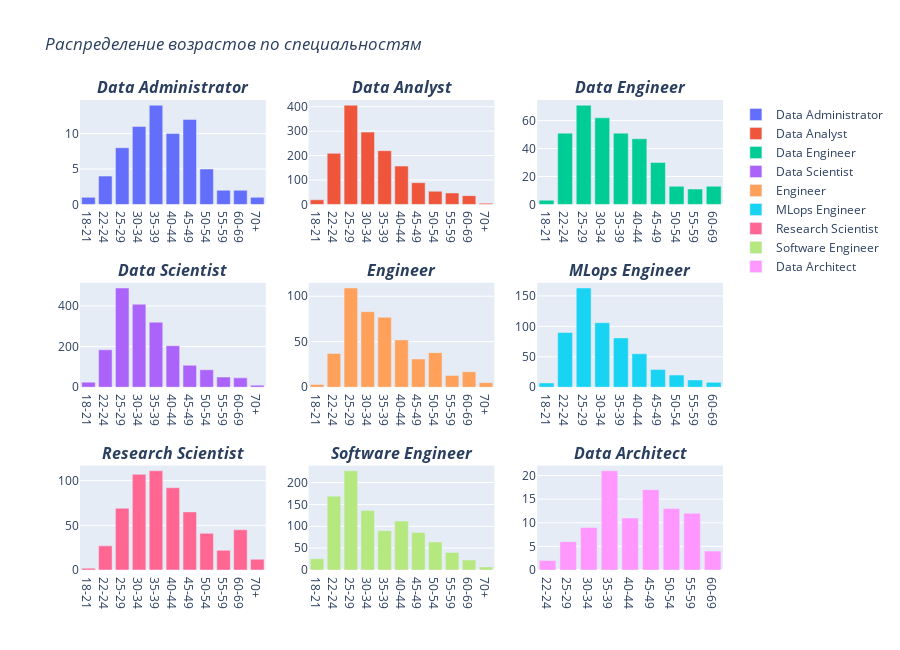

This figure's notebook cell:
### Markdown cell above
## Задание 4
Используя библиотеку plotly, построй столбцовую диаграмму (Bar plot) на распределение респондентов по возрасту по
специальностям Data Administrator, Data Analyst, Data Engineer, Data Scientist, Engineer, MLops Engineer, 
Research Scientist, Software Engineer, Data Architect

### Code cell
from plotly.subplots import make_subplots 
import plotly.graph_objects as go
r = ['Data Administrator', 'Data Analyst', 'Data Engineer', 'Data Scientist', 'Engineer', 'MLops Engineer', 'Research Scientist', 'Software Engineer', 'Data Architect']
c = []
for i in r: c.append('<i><b>' + i + '<b><i>')
fig = make_subplots(rows=3, cols=3, subplot_titles = c)

labels = []
values = []
data_for_bar_plot = data_without_question[['Q2','Q23']].dropna().copy()
data_for_bar_plot.loc[data_for_bar_plot['Q23'] == 'Machine Learning/ MLops Engineer', 'Q23'] = 'MLops Engineer'
for i in r:
    labels1 = data_for_bar_plot.loc[data_for_bar_plot['Q23'].str.startswith(i), "Q2"].value_counts()
    values.append(sorted(data_for_bar_plot.loc[data_for_bar_plot['Q23'].str.startswith(i), "Q2"].value_counts().index.tolist()))
    labels.append(labels1.sort_index().tolist())

fig.add_trace(go.Bar(x=values[0], y=labels[0], name=r[0]), row=1, col=1)
fig.add_trace(go.Bar(x=values[1], y=labels[1], name=r[1]), row=1, col=2)
fig.add_trace(go.Bar(x=values[2], y=labels[2], name=r[2]), row=1, col=3)
fig.add_trace(go.Bar(x=values[3], y=labels[3], name=r[3]), row=2, col=1)
fig.add_trace(go.Bar(x=values[4], y=labels[4], name=r[4]), row=2, col=2)
fig.add_trace(go.Bar(x=values[5], y=labels[5], name=r[5]), row=2, col=3)
fig.add_trace(go.Bar(x=values[6], y=labels[6], name=r[6]), row=3, col=1)
fig.add_trace(go.Bar(x=values[7], y=labels[7], name=r[7]), row=3, col=2)
fig.add_trace(go.Bar(x=values[8], y=labels[8], name=r[8]), row=3, col=3)

fig.update_layout(height=650, width=900, title_text="<i>Распределение возрастов по специальностям<i>")

### Figure 1 — Plotly figure (JSON) as saved in the notebook; plotly's stock layout.template omitted (floating-point values rounded to 4 significant figures)
{"data": [{"name": "Data Administrator", "type": "bar", "x": ["18-21", "22-24", "25-29", "30-34", "35-39", "40-44", "45-49", "50-54", "55-59", "60-69", "70+"], "xaxis": "x", "y": [1, 4, 8, 11, 14, 10, 12, 5, 2, 2, 1], "yaxis": "y"}, {"name": "Data Analyst", "type": "bar", "x": ["18-21", "22-24", "25-29", "30-34", "35-39", "40-44", "45-49", "50-54", "55-59", "60-69", "70+"], "xaxis": "x2", "y": [19, 209, 406, 296, 220, 157, 89, 54, 47, 36, 5], "yaxis": "y2"}, {"name": "Data Engineer", "type": "bar", "x": ["18-21", "22-24", "25-29", "30-34", "35-39", "40-44", "45-49", "50-54", "55-59", "60-69"], "xaxis": "x3", "y": [3, 51, 71, 62, 51, 47, 30, 13, 11, 13], "yaxis": "y3"}, {"name": "Data Scientist", "type": "bar", "x": ["18-21", "22-24", "25-29", "30-34", "35-39", "40-44", "45-49", "50-54", "55-59", "60-69", "70+"], "xaxis": "x4", "y": [25, 184, 488, 408, 320, 204, 108, 86, 50, 46, 10], "yaxis": "y4"}, {"name": "Engineer", "type": "bar", "x": ["18-21", "22-24", "25-29", "30-34", "35-39", "40-44", "45-49", "50-54", "55-59", "60-69", "70+"], "xaxis": "x5", "y": [3, 37, 109, 83, 77, 52, 31, 38, 13, 17, 5], "yaxis": "y5"}, {"name": "MLops Engineer", "type": "bar", "x": ["18-21", "22-24", "25-29", "30-34", "35-39", "40-44", "45-49", "50-54", "55-59", "60-69"], "xaxis": "x6", "y": [7, 90, 163, 106, 81, 55, 29, 20, 12, 8], "yaxis": "y6"}, {"name": "Research Scientist", "type": "bar", "x": ["18-21", "22-24", "25-29", "30-34", "35-39", "40-44", "45-49", "50-54", "55-59", "60-69", "70+"], "xaxis": "x7", "y": [2, 27, 69, 107, 111, 92, 65, 41, 22, 45, 12], "yaxis": "y7"}, {"name": "Software Engineer", "type": "bar", "x": ["18-21", "22-24", "25-29", "30-34", "35-39", "40-44", "45-49", "50-54", "55-59", "60-69", "70+"], "xaxis": "x8", "y": [26, 169, 227, 136, 90, 112, 86, 64, 40, 23, 7], "yaxis": "y8"}, {"name": "Data Architect", "type": "bar", "x": ["22-24", "25-29", "30-34", "35-39", "40-44", "45-49", "50-54", "55-59", "60-69"], "xaxis": "x9", "y": [2, 6, 9, 21, 11, 17, 13, 12, 4], "yaxis": "y9"}], "layout": {"annotations": [{"font": {"size": 16}, "showarrow": false, "text": "<i><b>Data Administrator<b><i>", "x": 0.1444, "xanchor": "center", "xref": "paper", "y": 1, "yanchor": "bottom", "yref": "paper"}, {"font": {"size": 16}, "showarrow": false, "text": "<i><b>Data Analyst<b><i>", "x": 0.5, "xanchor": "center", "xref": "paper", "y": 1, "yanchor": "bottom", "yref": "paper"}, {"font": {"size": 16}, "showarrow": false, "text": "<i><b>Data Engineer<b><i>", "x": 0.8556, "xanchor": "center", "xref": "paper", "y": 1, "yanchor": "bottom", "yref": "paper"}, {"font": {"size": 16}, "showarrow": false, "text": "<i><b>Data Scientist<b><i>", "x": 0.1444, "xanchor": "center", "xref": "paper", "y": 0.6111, "yanchor": "bottom", "yref": "paper"}, {"font": {"size": 16}, "showarrow": false, "text": "<i><b>Engineer<b><i>", "x": 0.5, "xanchor": "center", "xref": "paper", "y": 0.6111, "yanchor": "bottom", "yref": "paper"}, {"font": {"size": 16}, "showarrow": false, "text": "<i><b>MLops Engineer<b><i>", "x": 0.8556, "xanchor": "center", "xref": "paper", "y": 0.6111, "yanchor": "bottom", "yref": "paper"}, {"font": {"size": 16}, "showarrow": false, "text": "<i><b>Research Scientist<b><i>", "x": 0.1444, "xanchor": "center", "xref": "paper", "y": 0.2222, "yanchor": "bottom", "yref": "paper"}, {"font": {"size": 16}, "showarrow": false, "text": "<i><b>Software Engineer<b><i>", "x": 0.5, "xanchor": "center", "xref": "paper", "y": 0.2222, "yanchor": "bottom", "yref": "paper"}, {"font": {"size": 16}, "showarrow": false, "text": "<i><b>Data Architect<b><i>", "x": 0.8556, "xanchor": "center", "xref": "paper", "y": 0.2222, "yanchor": "bottom", "yref": "paper"}], "height": 650, "title": {"text": "<i>Распределение возрастов по специальностям<i>"}, "width": 900, "xaxis": {"anchor": "y", "domain": [0, 0.2889]}, "xaxis2": {"anchor": "y2", "domain": [0.3556, 0.6444]}, "xaxis3": {"anchor": "y3", "domain": [0.7111, 1]}, "xaxis4": {"anchor": "y4", "domain": [0, 0.2889]}, "xaxis5": {"anchor": "y5", "domain": [0.3556, 0.6444]}, "xaxis6": {"anchor": "y6", "domain": [0.7111, 1]}, "xaxis7": {"anchor": "y7", "domain": [0, 0.2889]}, "xaxis8": {"anchor": "y8", "domain": [0.3556, 0.6444]}, "xaxis9": {"anchor": "y9", "domain": [0.7111, 1]}, "yaxis": {"anchor": "x", "domain": [0.7778, 1]}, "yaxis2": {"anchor": "x2", "domain": [0.7778, 1]}, "yaxis3": {"anchor": "x3", "domain": [0.7778, 1]}, "yaxis4": {"anchor": "x4", "domain": [0.3889, 0.6111]}, "yaxis5": {"anchor": "x5", "domain": [0.3889, 0.6111]}, "yaxis6": {"anchor": "x6", "domain": [0.3889, 0.6111]}, "yaxis7": {"anchor": "x7", "domain": [0, 0.2222]}, "yaxis8": {"anchor": "x8", "domain": [0, 0.2222]}, "yaxis9": {"anchor": "x9", "domain": [0, 0.2222]}}}
